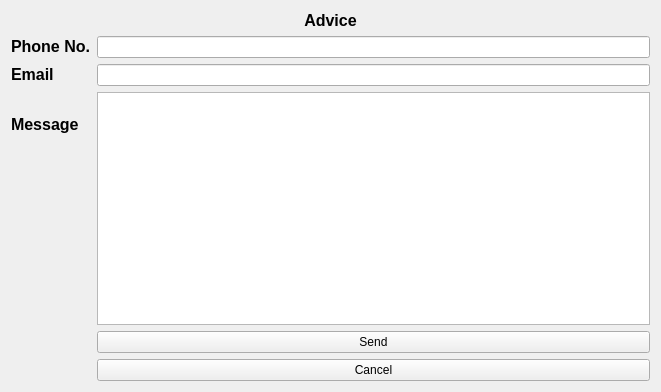
<?xml version="1.0" encoding="UTF-8"?>
<ui version="4.0">
 <class>Form</class>
 <widget class="QWidget" name="Form">
  <property name="geometry">
   <rect>
    <x>0</x>
    <y>0</y>
    <width>661</width>
    <height>392</height>
   </rect>
  </property>
  <property name="windowTitle">
   <string>Form</string>
  </property>
  <layout class="QFormLayout" name="formLayout">
   <item row="1" column="0">
    <widget class="QLabel" name="label_2">
     <property name="text">
      <string>&lt;html&gt;&lt;head/&gt;&lt;body&gt;&lt;p&gt;&lt;span style=&quot; font-size:12pt; font-weight:600;&quot;&gt;Phone No.&lt;/span&gt;&lt;/p&gt;&lt;/body&gt;&lt;/html&gt;</string>
     </property>
    </widget>
   </item>
   <item row="4" column="0">
    <widget class="QLabel" name="label_3">
     <property name="text">
      <string>&lt;html&gt;&lt;head/&gt;&lt;body&gt;&lt;p&gt;&lt;span style=&quot; font-size:12pt; font-weight:600;&quot;&gt;Email&lt;/span&gt;&lt;/p&gt;&lt;/body&gt;&lt;/html&gt;</string>
     </property>
    </widget>
   </item>
   <item row="7" column="1">
    <widget class="QPlainTextEdit" name="plainText_Message"/>
   </item>
   <item row="10" column="1">
    <widget class="QPushButton" name="pushButton">
     <property name="text">
      <string>Send</string>
     </property>
    </widget>
   </item>
   <item row="11" column="1">
    <widget class="QPushButton" name="pushButton_2">
     <property name="text">
      <string>Cancel</string>
     </property>
    </widget>
   </item>
   <item row="0" column="0" colspan="2">
    <widget class="QLabel" name="label">
     <property name="text">
      <string>&lt;html&gt;&lt;head/&gt;&lt;body&gt;&lt;p align=&quot;center&quot;&gt;&lt;span style=&quot; font-size:12pt; font-weight:600;&quot;&gt;Advice&lt;/span&gt;&lt;/p&gt;&lt;/body&gt;&lt;/html&gt;</string>
     </property>
    </widget>
   </item>
   <item row="1" column="1">
    <widget class="QLineEdit" name="lineEdit_PhoneNo"/>
   </item>
   <item row="4" column="1">
    <widget class="QLineEdit" name="lineEdit_Email"/>
   </item>
   <item row="7" column="0">
    <widget class="QLabel" name="label_4">
     <property name="text">
      <string>&lt;html&gt;&lt;head/&gt;&lt;body&gt;&lt;p&gt;&lt;span style=&quot; font-size:12pt; font-weight:600;&quot;&gt;Message&lt;/span&gt;&lt;/p&gt;&lt;p&gt;&lt;span style=&quot; font-size:12pt; font-weight:600;&quot;&gt;&lt;br/&gt;&lt;/span&gt;&lt;/p&gt;&lt;/body&gt;&lt;/html&gt;</string>
     </property>
    </widget>
   </item>
  </layout>
 </widget>
 <resources/>
 <connections/>
</ui>
